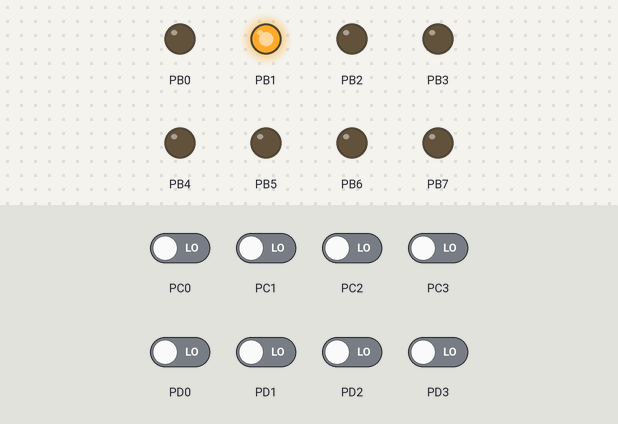
Bench run of a program on a simulated ATmega328P, built with avr-gcc and emulated at 16 MHz. Parts: output pins drawn as LEDs (lit = HIGH). Inputs (shaded band) come from the test bench; at power-on: PC0–3, PD0–3 LOW.

Above: at 1.2 s.
1.3 s: PC0 driven HIGH
At 2.4 s:
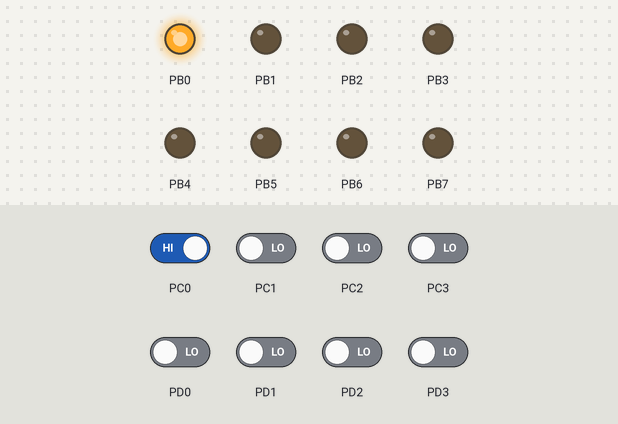
2.8 s: PD1 driven HIGH
At 3.5 s:
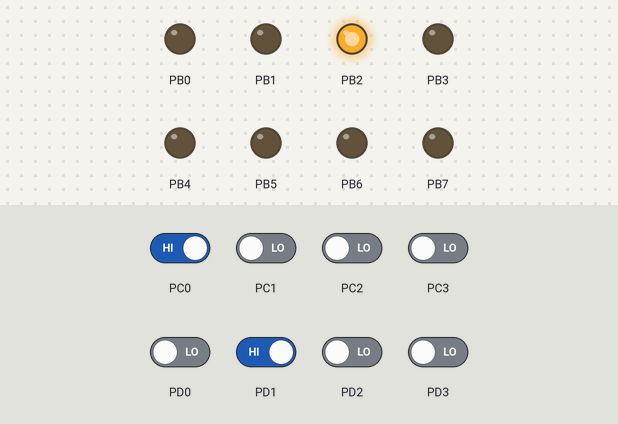
4.3 s: PD1 driven LOW
At 4.6 s:
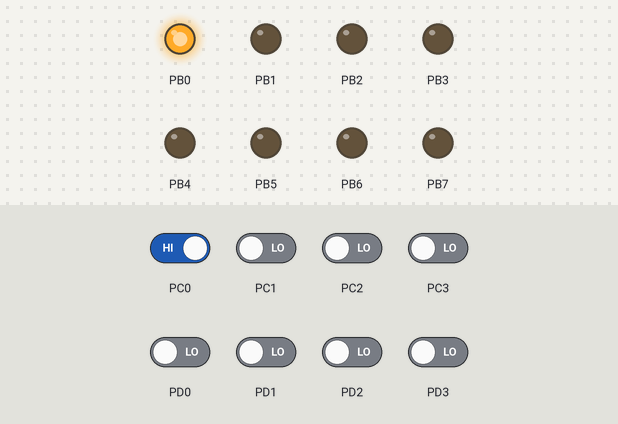
5.8 s: PC0 driven LOW
At 7.0 s:
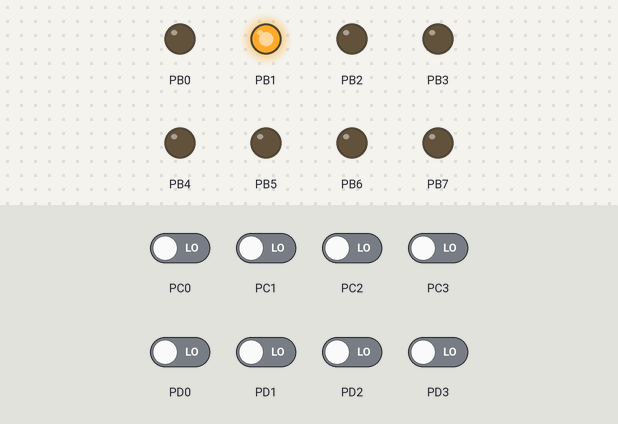
Timing chart, 0 to 8.3 s (numbered marks = the images above; inputs shaded):
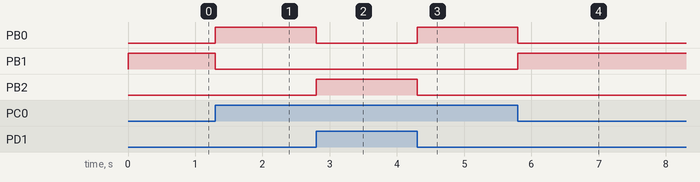

Measured:
- after the input at 1.3 s, PB0: LOW → HIGH at once; PB1: HIGH → LOW at once
- after the input at 2.8 s, PB0: HIGH → LOW at once; PB2: LOW → HIGH at once
- after the input at 4.3 s, PB0: LOW → HIGH at once; PB2: HIGH → LOW at once
- after the input at 5.8 s, PB0: HIGH → LOW at once; PB1: LOW → HIGH at once

The program:

main.c
```c
#define F_CPU 16000000UL
#include <avr/io.h>
#include <util/delay.h>

int main(void){
	uint8_t a,b;
	DDRC=0X00;//configura el puerto como entrada
	DDRD=0X00;//configura el puerto como entrada
	DDRB=0XFF;//configura el puerto como salida
	PORTB=0X00;//configura el puerto como entrada
	while (1){
		a=PINC & 0x0F;//enmascara los bits que necesitamos
		b=PIND & 0x0F;//enmascara los bits que necesitamos
		if(a>b){
			PORTB=0X01;
		}
		else if(a==b){
			PORTB=0X02;
		}
		else{
			PORTB=0X04;
		}

	}
}
```
